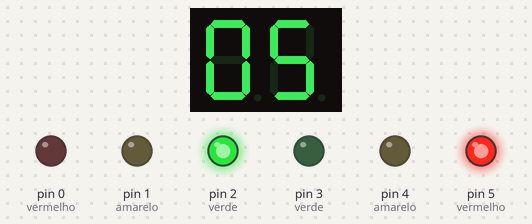
Bench run of a sketch on a simulated Arduino Uno, built with avr-gcc and run on an emulated ATmega328P. Parts: 2-digit seven-segment display, output pins drawn as LEDs (lit = HIGH). Wiring (inferred from the names in the program): 2-digit 7-segment display, segments lit when HIGH: segments pin 6, pin 7, pin 8, pin 9, pin 10, pin 11, pin 12, pin 13, pin 14, pin 15, pin 16, pin 17, pin 18, pin 19. The segment pins are drawn as the display they are named for; pins used as bus, display or sensor lines are not drawn.

Above: at 0.1 s.
At 2.1 s:
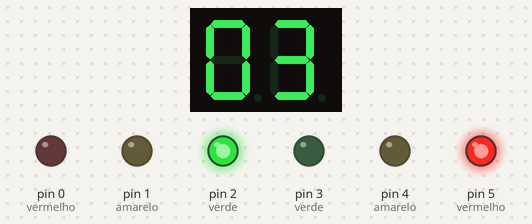
At 4.1 s:
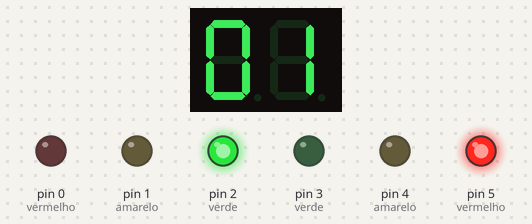
At 8.1 s:
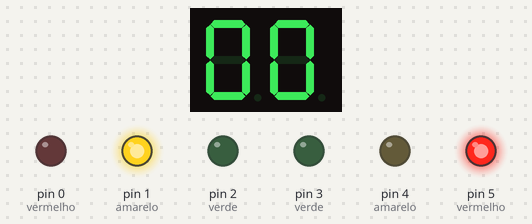
At 12.1 s:
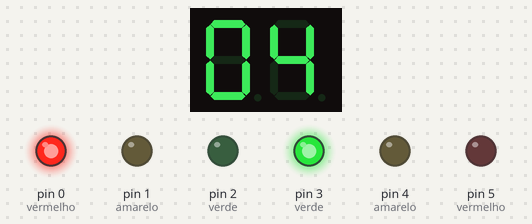
At 16.1 s:
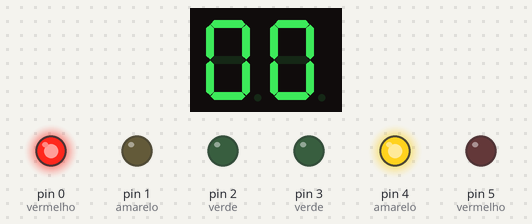
Timing chart, 0 to 35.5 s (numbered marks = the images above):
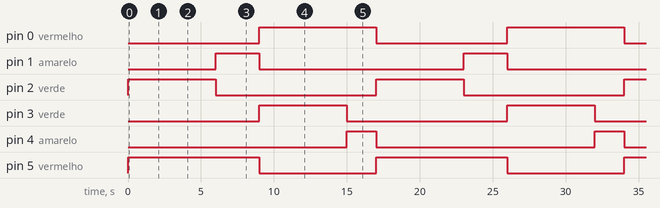

Measured:
- by itself, pin 0 (vermelho): alternates HIGH for 8.0 s and LOW for 9.0 s
- by itself, pin 1 (amarelo): alternates HIGH for 3.0 s and LOW for 14.0 s
- by itself, pin 2 (verde), pin 3 (verde): alternates HIGH for 6.0 s and LOW for 11.0 s
- by itself, pin 4 (amarelo): alternates HIGH for 2.0 s and LOW for 15.0 s
- by itself, pin 5 (vermelho): alternates HIGH for 9.0 s and LOW for 8.0 s
- what the display in image 1 shows lasts 1.0 s, from 2.0 s to 3.0 s

The sketch:

semaforo.ino
```cpp
// C++ code
//
// Definindo a configuração dos segmentos para cada dígito
byte seven_seg_digits[10][7] = {
  { 1, 1, 1, 1, 1, 1, 0 }, // = 0
  { 0, 1, 1, 0, 0, 0, 0 }, // = 1
  { 1, 1, 0, 1, 1, 0, 1 }, // = 2
  { 1, 1, 1, 1, 0, 0, 1 }, // = 3
  { 0, 1, 1, 0, 0, 1, 1 }, // = 4
  { 1, 0, 1, 1, 0, 1, 1 }, // = 5
  { 1, 0, 1, 1, 1, 1, 1 }, // = 6
  { 1, 1, 1, 0, 0, 0, 0 }, // = 7
  { 1, 1, 1, 1, 1, 1, 1 }, // = 8
  { 1, 1, 1, 1, 0, 1, 1 }  // = 9
};

// Setup: Instruções para serem executadas apenas 1 vez na inicialização do Arduino.
void setup() {
  	// Definindo os pinos como saída para os LEDS
	pinMode(0, OUTPUT); // vermelho
  	pinMode(1, OUTPUT); // amarelo
  	pinMode(2, OUTPUT); // verde
  	pinMode(3, OUTPUT); // verde
  	pinMode(4, OUTPUT); // amarelo
  	pinMode(5, OUTPUT); // vermelho
    // Definindo os pinos como saída para o Display 1
    pinMode(6, OUTPUT); // A
    pinMode(7, OUTPUT); // B
    pinMode(8, OUTPUT); // C
    pinMode(9, OUTPUT); // D
    pinMode(10, OUTPUT); // E
    pinMode(11, OUTPUT); // F
    pinMode(12, OUTPUT); // G
    // Definindo os pinos como saída para o Display 2
    pinMode(13, OUTPUT); // A
    pinMode(14, OUTPUT); // B
    pinMode(15, OUTPUT); // C
    pinMode(16, OUTPUT); // D
    pinMode(17, OUTPUT); // E
    pinMode(18, OUTPUT); // F
    pinMode(19, OUTPUT); // G
}
// Fim do Setup

// Loop: Instruções para serem executadas em loop pelo Arduino.
void loop() {
  digitalWrite(5, HIGH); // Vermelho
  digitalWrite(4, LOW); // Amarelo

  digitalWrite(2, HIGH); // Verde
  displayTimer(5, 0); // 5 a 0
  digitalWrite(1, HIGH); // Amarelo
  digitalWrite(2, LOW); // Verde
  displayTimer(2, 0); // 2 a 0
  digitalWrite(5, LOW); // Vermelho
  digitalWrite(0, HIGH); // Vermelho
  digitalWrite(1, LOW); // Amarelo

  digitalWrite(3, HIGH); // Verde
  displayTimer(7, 2); // 7 a 2
  digitalWrite(4, HIGH); // Amarelo
  digitalWrite(3, LOW); // Verde
  displayTimer(1, 0); // 1 a 0
  digitalWrite(0, LOW); // Vermelho
}
// Fim do loop

// Função displayNumber serve para acender os dois displays com os números recebidos digit1 e digit2.
void displayNumber(byte digit1, byte digit2) {
  // Pinos para o Display 1 (dezena)
  byte pinsDisplay1[] = {6, 7, 8, 9, 10, 11, 12};
  // Pinos para o Display 2 (unidade)
  byte pinsDisplay2[] = {13, 14, 15, 16, 17, 18, 19};
  // Atualiza o Display 1 com o dígito das dezenas
  for (byte segCount = 0; segCount < 7; ++segCount) {
    digitalWrite(pinsDisplay1[segCount], seven_seg_digits[digit1][segCount]);
  }
  // Atualiza o Display 2 com o dígito das unidades
  for (byte segCount = 0; segCount < 7; ++segCount) {
    digitalWrite(pinsDisplay2[segCount], seven_seg_digits[digit2][segCount]);
  }
}

// Função displayTimer serve para acender os dois displays com os números recebidos	e ir aumentando ou diminuindo de um em um com intervalo de um segundo até exibir todos os números.
void displayTimer(byte first, byte finish) { // Colocar o valor inicial e o valor final
  // Se o primeiro número é igual ao ultimo só exibe
  if (first == finish) {
    int digit1 = first / 10; // Dígito das dezenas
    int digit2 = first % 10; // Dígito das unidades
    displayNumber(digit1, digit2); // Exibe o valor digitado no display
  // Se o primeiro número é menor que o ultimo, contagem regressiva
  } else if (first < finish) {
    for (int i = first; i <= finish; i++) {
      int digit1 = i / 10; // Dígito das dezenas
      int digit2 = i % 10; // Dígito das unidades
      displayNumber(digit1, digit2); // Atualiza os displays
      delay(1000); // Aguarda 1 segundo
    }
  // Se o primeiro número é maior que o ultimo, contagem progressiva
  } else {
    for (int i = first; i >= finish; i--) {
      int digit1 = i / 10; // Dígito das dezenas
      int digit2 = i % 10; // Dígito das unidades
      displayNumber(digit1, digit2); // Atualiza os displays
      delay(1000); // Aguarda 1 segundo
    }
  }
}
```
